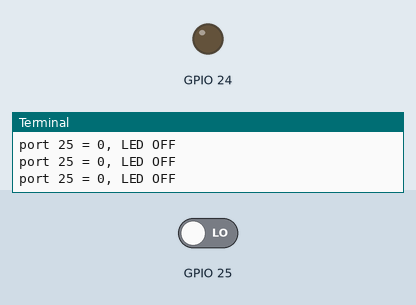
Recording of a program running on a simulated Raspberry Pi (BCM pin numbers). Parts: output pins drawn as LEDs (lit = HIGH), the last lines printed to the terminal. The test bench sets the inputs (shaded band); at power-on: GPIO 25 LOW.

Above: at 1.2 s.
1.3 s: GPIO 25 driven HIGH
At 2.5 s:
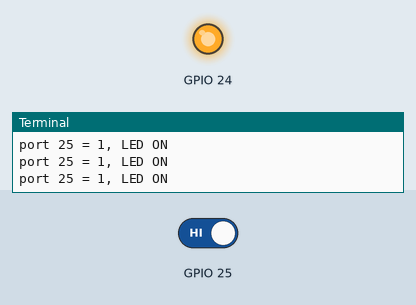
2.8 s: GPIO 25 driven LOW
At 4.0 s:
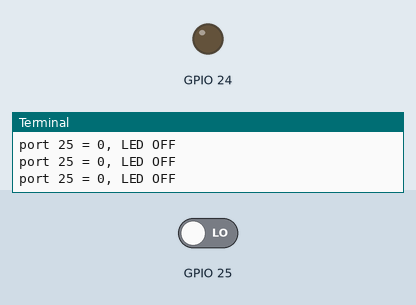
Timing chart, 0 to 5.8 s (numbered marks = the images above; inputs shaded):
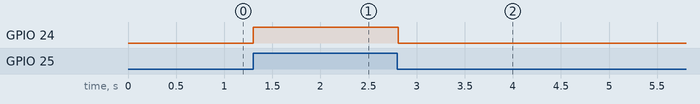

Measured:
- after the input at 1.3 s, GPIO 24: LOW → HIGH at once
- after the input at 2.8 s, GPIO 24: HIGH → LOW at once

The program:

input_button.py
```python
import RPi.GPIO as GPIO
from time import sleep

GPIO.setmode(GPIO.BCM)
GPIO.setup(25, GPIO.IN)
GPIO.setup(24, GPIO.OUT)

try:
    while True:
        if GPIO.input(25):
            print("port 25 = 1, LED ON")
            GPIO.output(24, 1)
        else:
            print("port 25 = 0, LED OFF")
            GPIO.output(24, 0)
        sleep(0.1)

finally:
    GPIO.cleanup()
```
